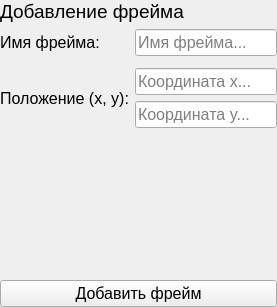
       <widget class="QGroupBox" name="addFrameGroupBox">
        <property name="sizePolicy">
         <sizepolicy hsizetype="Maximum" vsizetype="Preferred">
          <horstretch>0</horstretch>
          <verstretch>0</verstretch>
         </sizepolicy>
        </property>
        <property name="styleSheet">
         <string notr="true">QGroupBox {
	border: 0
}</string>
        </property>
        <property name="title">
         <string/>
        </property>
        <layout class="QGridLayout" name="gridLayout">
         <property name="leftMargin">
          <number>0</number>
         </property>
         <property name="topMargin">
          <number>0</number>
         </property>
         <property name="rightMargin">
          <number>0</number>
         </property>
         <property name="bottomMargin">
          <number>0</number>
         </property>
         <property name="horizontalSpacing">
          <number>6</number>
         </property>
         <item row="2" column="1">
          <widget class="QLineEdit" name="frameName">
           <property name="minimumSize">
            <size>
             <width>0</width>
             <height>0</height>
            </size>
           </property>
           <property name="font">
            <font>
             <pointsize>12</pointsize>
            </font>
           </property>
           <property name="text">
            <string/>
           </property>
           <property name="placeholderText">
            <string>Имя фрейма...</string>
           </property>
          </widget>
         </item>
         <item row="0" column="0" colspan="2">
          <widget class="QLabel" name="label">
           <property name="sizePolicy">
            <sizepolicy hsizetype="Preferred" vsizetype="Maximum">
             <horstretch>0</horstretch>
             <verstretch>0</verstretch>
            </sizepolicy>
           </property>
           <property name="minimumSize">
            <size>
             <width>0</width>
             <height>0</height>
            </size>
           </property>
           <property name="font">
            <font>
             <pointsize>14</pointsize>
            </font>
           </property>
           <property name="text">
            <string>Добавление фрейма</string>
           </property>
           <property name="alignment">
            <set>Qt::AlignLeading|Qt::AlignLeft|Qt::AlignTop</set>
           </property>
          </widget>
         </item>
         <item row="4" column="1">
          <widget class="QLineEdit" name="xFrame">
           <property name="sizePolicy">
            <sizepolicy hsizetype="Maximum" vsizetype="Fixed">
             <horstretch>0</horstretch>
             <verstretch>0</verstretch>
            </sizepolicy>
           </property>
           <property name="font">
            <font>
             <pointsize>12</pointsize>
            </font>
           </property>
           <property name="text">
            <string/>
           </property>
           <property name="placeholderText">
            <string>Координата x...</string>
           </property>
          </widget>
         </item>
         <item row="3" column="0" rowspan="4">
          <widget class="QLabel" name="label_3">
           <property name="font">
            <font>
             <pointsize>12</pointsize>
            </font>
           </property>
           <property name="text">
            <string>Положение (x, y):</string>
           </property>
          </widget>
         </item>
         <item row="5" column="1">
          <widget class="QLineEdit" name="yFrame">
           <property name="sizePolicy">
            <sizepolicy hsizetype="Maximum" vsizetype="Fixed">
             <horstretch>0</horstretch>
             <verstretch>0</verstretch>
            </sizepolicy>
           </property>
           <property name="font">
            <font>
             <pointsize>12</pointsize>
            </font>
           </property>
           <property name="text">
            <string/>
           </property>
           <property name="placeholderText">
            <string>Координата y...</string>
           </property>
          </widget>
         </item>
         <item row="8" column="0" colspan="2">
          <widget class="QPushButton" name="addFrame">
           <property name="sizePolicy">
            <sizepolicy hsizetype="Expanding" vsizetype="Fixed">
             <horstretch>0</horstretch>
             <verstretch>0</verstretch>
            </sizepolicy>
           </property>
           <property name="font">
            <font>
             <pointsize>12</pointsize>
            </font>
           </property>
           <property name="text">
            <string>Добавить фрейм</string>
           </property>
          </widget>
         </item>
         <item row="2" column="0">
          <widget class="QLabel" name="label_2">
           <property name="sizePolicy">
            <sizepolicy hsizetype="Maximum" vsizetype="Preferred">
             <horstretch>0</horstretch>
             <verstretch>0</verstretch>
            </sizepolicy>
           </property>
           <property name="font">
            <font>
             <pointsize>12</pointsize>
            </font>
           </property>
           <property name="text">
            <string>Имя фрейма:</string>
           </property>
          </widget>
         </item>
         <item row="7" column="0">
          <spacer name="verticalSpacer_5">
           <property name="orientation">
            <enum>Qt::Vertical</enum>
           </property>
           <property name="sizeType">
            <enum>QSizePolicy::Preferred</enum>
           </property>
           <property name="sizeHint" stdset="0">
            <size>
             <width>20</width>
             <height>140</height>
            </size>
           </property>
          </spacer>
         </item>
        </layout>
       </widget>
